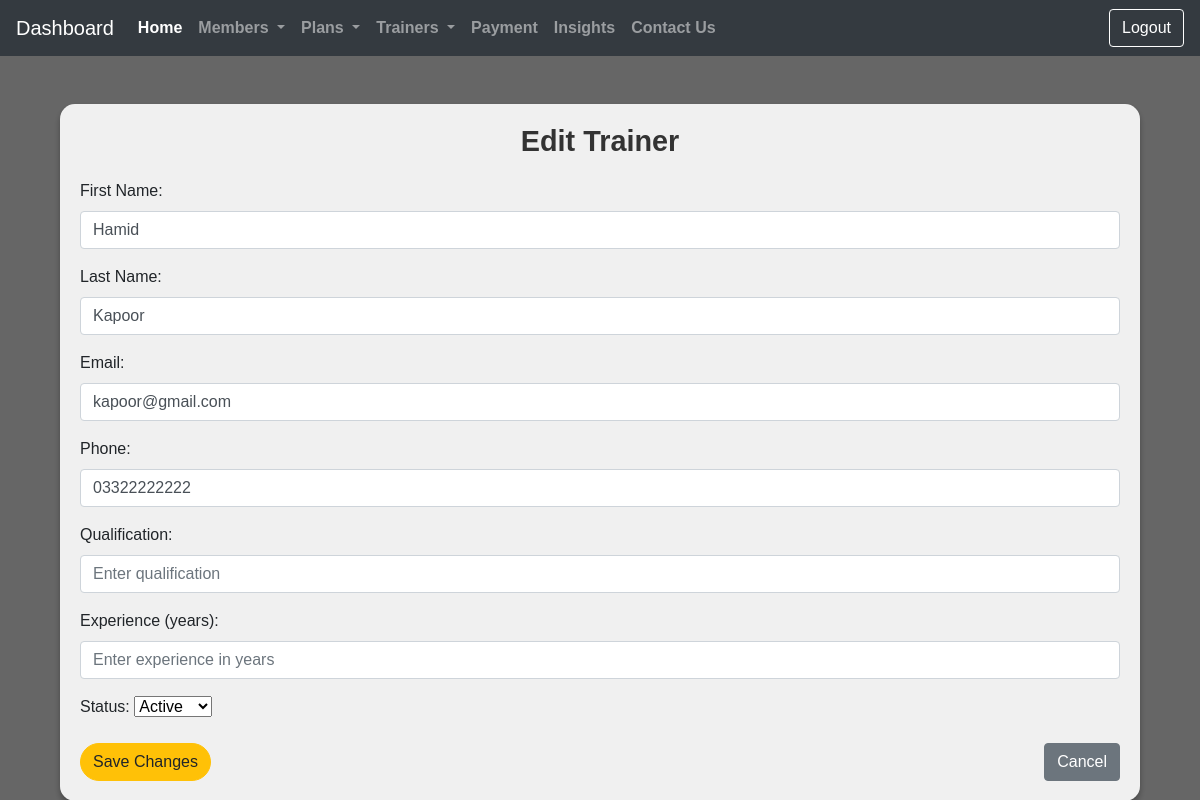
Screenshot of /edit_trainer/10/ with the database file from the repository.
### homeApp/models.py (models this page shows, shortened)
class Trainer(models.Model):
    trainer_id = models.AutoField(primary_key=True)
    first_name = models.CharField(max_length=100)
    last_name = models.CharField(max_length=100)
    email = models.EmailField(unique=True,null=True,blank=True)
    phone = models.CharField(max_length=15)
    speciality = models.CharField(max_length=30)
    status = models.CharField(max_length=20)

### homeApp/views.py (the view, shortened to what this page needs)
# urls.py: path('edit_trainer/<int:trainer_id>/', views.edit_trainer, name='edit_trainer'),
def edit_trainer(request, trainer_id):
    trainer = get_object_or_404(Trainer, trainer_id=trainer_id)
    return render(request, 'EditTrainer.html', {'trainer': trainer})

### templates/EditTrainer.html (shortened to what this page needs)
{% extends 'base.html' %}
{% load static %}
{% block content %}
<div class="container mt-5">
    <div class="form-container">
        <h3>Edit Trainer</h3>
        <form action="" method="POST">
            <div class="mb-3">
                <label for="firstName" class="form-label">First Name:</label>
                <input type="text" class="form-control" id="firstName" name="first_name" value="{{ trainer.first_name }}" placeholder="Enter first name" required>
            </div>
            <div class="mb-3">
                <label for="lastName" class="form-label">Last Name:</label>
                <input type="text" class="form-control" id="lastName" name="last_name" value="{{ trainer.last_name }}" placeholder="Enter last name" required>
            </div>
            <div class="mb-3">
                <label for="email" class="form-label">Email:</label>
                <input type="email" class="form-control" id="email" name="email" value="{{ trainer.email }}" placeholder="Enter email" required>
            </div>
            <div class="mb-3">
                <label for="phone" class="form-label">Phone:</label>
                <input type="text" class="form-control" id="phone" name="phone" value="{{ trainer.phone }}" placeholder="Enter phone number" required>
            </div>
            <div class="mb-3">
                <label for="qualification" class="form-label">Qualification:</label>
                <input type="text" class="form-control" id="qualification" name="qualification" value="{{ trainer.qualification }}" placeholder="Enter qualification" required>
            </div>
            <div class="mb-3">
                <label for="experience" class="form-label">Experience (years):</label>
                <input type="number" class="form-control" id="experience" name="experience" value="{{ trainer.experience }}" placeholder="Enter experience in years" required>
            </div>
            <div class="mb-3">
                <label for="status" class="form-label">Status:</label>
                <select class="form-select" id="status" name="status" required>
                    <option value="Active" {% if trainer.status == "Active" %}selected{% endif %}>Active</option>
                </select>
            </div>
            <div class="d-flex justify-content-between">
                <button type="submit" class="btn btn-warning">Save Changes</button>
                <a href="{% url 'view_trainers' %}" class="btn btn-secondary">Cancel</a>
            </div>
        </form>
    </div>
</div>
{% endblock %}

### rows the page displays
Trainer: first_name "Hamid", last_name "Kapoor", email "kapoor@gmail.com", phone "03322222222"
